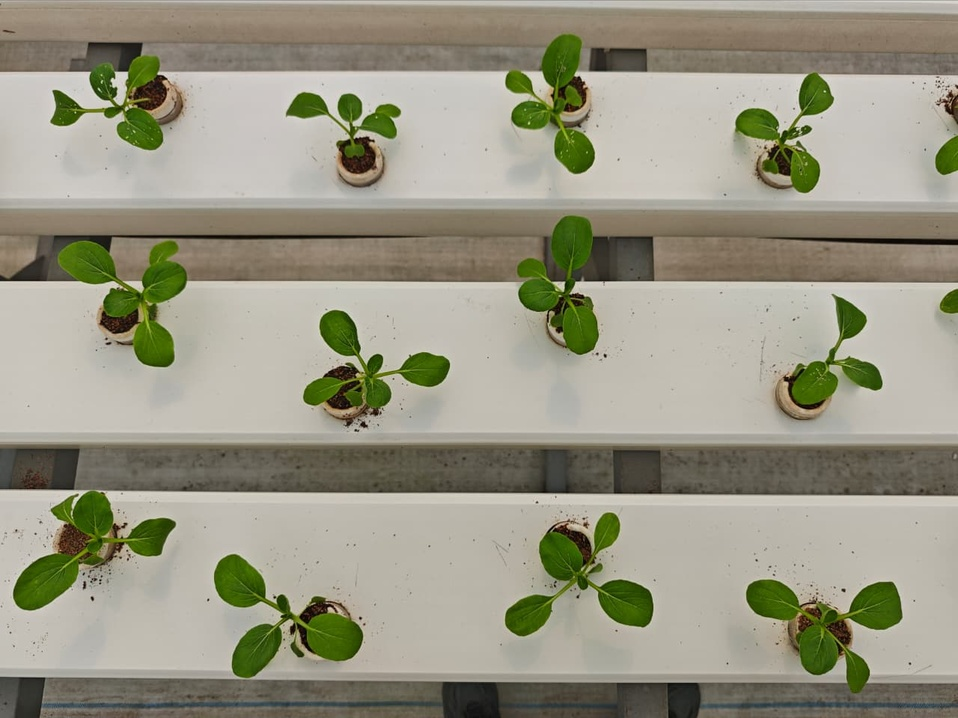
#> input picture leaf-image/veg_1/IMG_7993.JPG, 958 x 718 px, shrunk from 1280 x 960 before the run
$ python plot_pca.py
#> lines starting #> are read from the running program, lines starting #| are printed output that depends on the picture; after the words box and inside, x2 and y2 are one past the last pixel; in counts of white or black regions, pixels touching at a corner belong together
import cv2
import numpy as np
import matplotlib.pyplot as plt
import os

def main():
    # Paths (adjust if necessary)
    img_path = os.path.join("leaf-image", "veg_1", "IMG_7993.JPG")

    # 1. Load image
    img = cv2.imread(img_path)
#> img is the input picture: shape (718, 958, 3); mean B, G, R 131.7, 150.3, 152.6
    if img is None:
        print(f"Error: Could not load image at {img_path}")
        return

    img_rgb = cv2.cvtColor(img, cv2.COLOR_BGR2RGB)
    img_lab = cv2.cvtColor(img, cv2.COLOR_BGR2Lab)
#> img_lab: shape (718, 958, 3); mean of channels 0, 1, 2 156.8, 125.7, 138.2
    l_channel, a_channel, b_channel = cv2.split(img_lab)
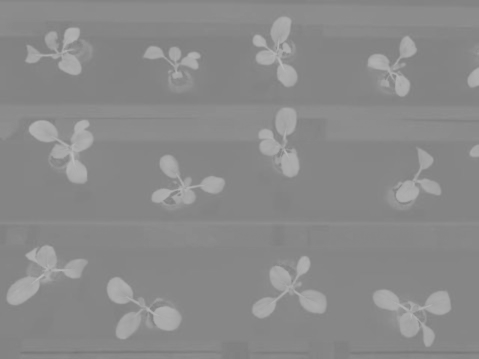
#> b_channel: shape (718, 958) (shown at 1/2 size); min 116, max 188, mean 138.2

    # ------------------ Plot 1: Color Space PCA ------------------
    print("Computing Color Space PCA...")
    a_flat = a_channel.astype(np.float32).reshape(-1, 1)
    b_flat = b_channel.astype(np.float32).reshape(-1, 1)
    color_features = np.hstack((a_flat, b_flat))
#> color_features = 687844 pairs, first value 93 to 147, second value 116 to 188

    mean, eigenvectors, eigenvalues = cv2.PCACompute2(color_features, mean=None)
#> mean = [[126.1, 138.6]]; eigenvectors = [[-0.57, 0.822], [0.822, 0.57]]; eigenvalues = [137.4, 8.36]

    # Sample pixels to keep scatter plot fast and clean
    sample_rate = 200
    a_sample = a_channel.ravel()[::sample_rate]
#> a_sample = 3440 values, max 141 at index 451, min 97 at index 1363, mean 125.8
    b_sample = b_channel.ravel()[::sample_rate]
#> b_sample = 3440 values, max 181 at index 1500, min 122 at index 3381, mean 138.1

    plt.figure(figsize=(8, 7))
    plt.scatter(a_sample, b_sample, alpha=0.15, c='forestgreen', edgecolors='none', label='Pixels (Sampled)')

    mean_a, mean_b = mean[0, 0], mean[0, 1]
#> mean_a = 126.1; mean_b = 138.6
    plt.scatter(mean_a, mean_b, color='red', s=120, zorder=5, label='Mean Color Centroid')

    # Scale PC axes by standard deviations (sqrt of eigenvalues)
    scale_pc1 = 2.5 * np.sqrt(eigenvalues[0, 0])
#> scale_pc1 = 29.31
    scale_pc2 = 2.5 * np.sqrt(eigenvalues[1, 0])
#> scale_pc2 = 7.23

    # Draw PC vectors (arrow from mean)
    plt.arrow(mean_a, mean_b, eigenvectors[0, 0] * scale_pc1, eigenvectors[0, 1] * scale_pc1,
              color='red', width=1.5, head_width=5, label='PC1 (Primary Variation)', zorder=6)
    plt.arrow(mean_a, mean_b, eigenvectors[1, 0] * scale_pc2, eigenvectors[1, 1] * scale_pc2,
              color='blue', width=1.5, head_width=5, label='PC2', zorder=6)

    plt.title('PCA of CIELAB Color Space (a* vs b*)')
    plt.xlabel('a* Channel (Green to Red)')
    plt.ylabel('b* Channel (Blue to Yellow)')
    plt.axvline(128, color='gray', linestyle='--', alpha=0.4)
    plt.axhline(128, color='gray', linestyle='--', alpha=0.4)
    plt.grid(True, linestyle=':', alpha=0.5)
    plt.legend()
    plt.tight_layout()

    color_plot_path = "color_pca.png"
    plt.savefig(color_plot_path, dpi=150)
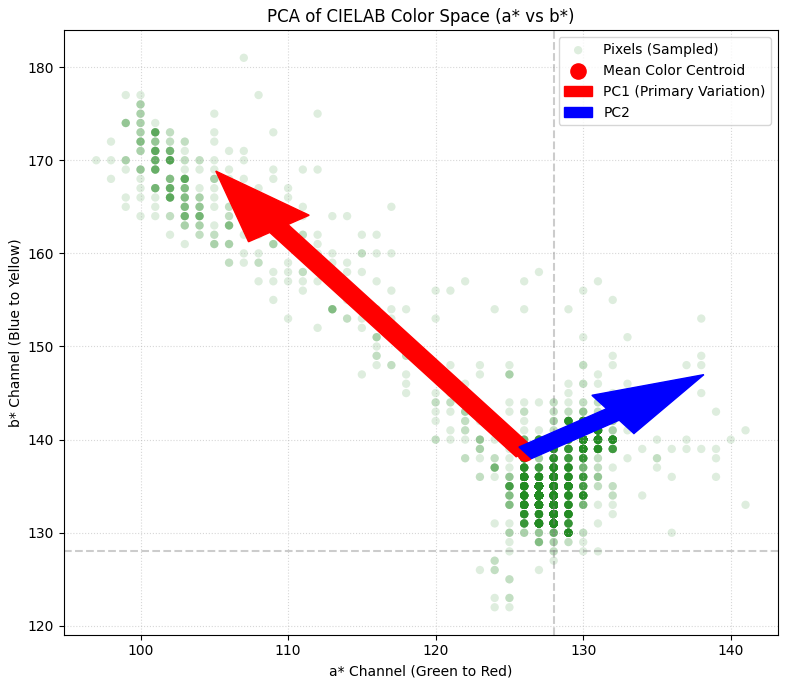
#> figure drawn by matplotlib, 1 panel
    plt.close()
    print(f"Saved: {color_plot_path}")

    # ------------------ Plot 2: Spatial PCA on Plant pixels ------------------
    print("Computing Spatial PCA on largest plant contour...")
    projected = cv2.PCAProject(color_features, mean, eigenvectors)
#> projected = 687844 pairs, first value -18.52 to 55.78, second value -13.37 to 25.22
    pc1 = projected[:, 0].reshape(a_channel.shape)
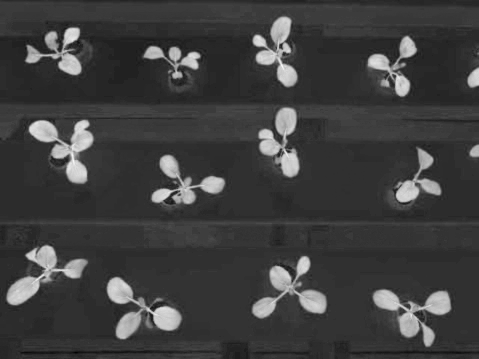
#> pc1: shape (718, 958) float32 (shown at 1/2 size); min -18.52, max 55.78, mean -0.1; drawn with min black and max white

    # Polarity correction
    correlation = np.corrcoef(pc1.ravel(), a_channel.ravel())[0, 1]
#> correlation = -0.944
    if correlation > 0:
        pc1 = -pc1

    # Scale PC1 to 0-255
    pc1_min, pc1_max = pc1.min(), pc1.max()
#> pc1_min = -18.52; pc1_max = 55.78
    pc1_scaled = np.uint8(255 * (pc1 - pc1_min) / (pc1_max - pc1_min + 1e-8))

    # Threshold
    _, thresh = cv2.threshold(pc1_scaled, 0, 255, cv2.THRESH_BINARY + cv2.THRESH_OTSU)
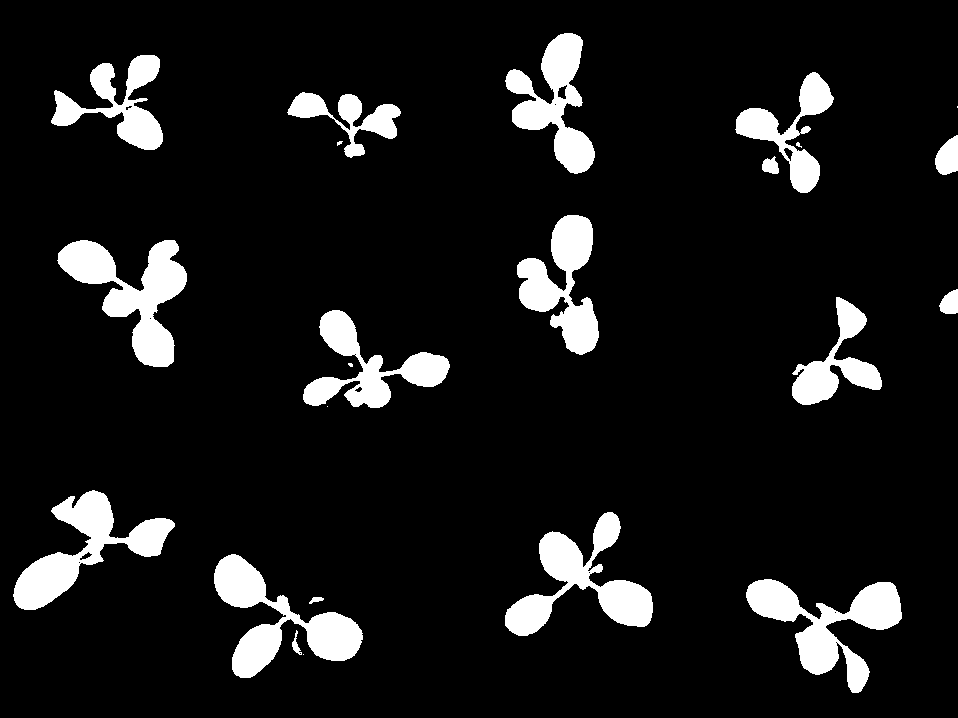
#> thresh: shape (718, 958); 9.4% white; 23 white regions (6 under 20 px), largest, box (x1, y1, x2, y2) and area: (57, 240, 187, 367) 6932, (214, 554, 363, 678) 6648, (746, 579, 902, 693) 6644

    # Morphology
    kernel = cv2.getStructuringElement(cv2.MORPH_ELLIPSE, (5, 5))
    cleaned = cv2.morphologyEx(thresh, cv2.MORPH_OPEN, kernel)
#> cleaned: shape (718, 958); 9.3% white; 33 white regions, largest, box (x1, y1, x2, y2) and area: (58, 240, 187, 367) 6916, (214, 554, 363, 678) 6629, (13, 490, 175, 610) 6384
    cleaned = cv2.morphologyEx(cleaned, cv2.MORPH_CLOSE, kernel)
#> cleaned: shape (718, 958); 9.4% white; 27 white regions

    # Find contours
    contours, _ = cv2.findContours(cleaned, cv2.RETR_EXTERNAL, cv2.CHAIN_APPROX_SIMPLE)
#> contours = 27 contours; largest, box (x1, y1, x2, y2) and area: (58, 240, 187, 367) 6662, (214, 554, 363, 678) 6372, (746, 579, 902, 693) 6321, (13, 490, 175, 610) 6212, (505, 531, 653, 636) 5496

    # Filter contours geometrically (discard long lines / channel edges)
    plant_contours = []
    for cnt in contours:
        area = cv2.contourArea(cnt)
        if area > 1000:
            x, y, w, h = cv2.boundingRect(cnt)
            aspect_ratio = float(w) / h
            if w > 0.8 * img.shape[1] or aspect_ratio > 4.0 or aspect_ratio < 0.25:
                continue
            plant_contours.append(cnt)
#> this loop made 27 passes
#> (area, x, y, w, h, aspect_ratio) on passes 3, 4, 5, 7, 9, 10, 11, 14: (6321, 746, 579, 156, 114, 1.37), (6371.5, 214, 554, 149, 124, 1.2), (5496, 505, 531, 148, 105, 1.41), (6211.5, 13, 490, 162, 120, 1.35), (2650.5, 345, 352, 105, 56, 1.88), (2491, 792, 346, 90, 59, 1.53), (1286.5, 320, 310, 40, 46, 0.87), (6661.5, 58, 240, 129, 127, 1.02)
#> after the loop, plant_contours = 14 contours; largest, box (x1, y1, x2, y2) and area: (58, 240, 187, 367) 6662, (214, 554, 363, 678) 6372, (746, 579, 902, 693) 6321, (13, 490, 175, 610) 6212, (505, 531, 653, 636) 5496

    if not plant_contours:
        print("No plant contours found after filtering.")
        return

    largest_contour = max(plant_contours, key=cv2.contourArea)
#> largest_contour = contour of 274 points, box (x1, y1, x2, y2) (58, 240, 187, 367), area 6662

    # Extract coordinates
    mask = np.zeros(cleaned.shape, dtype=np.uint8)
    cv2.drawContours(mask, [largest_contour], -1, 255, -1)
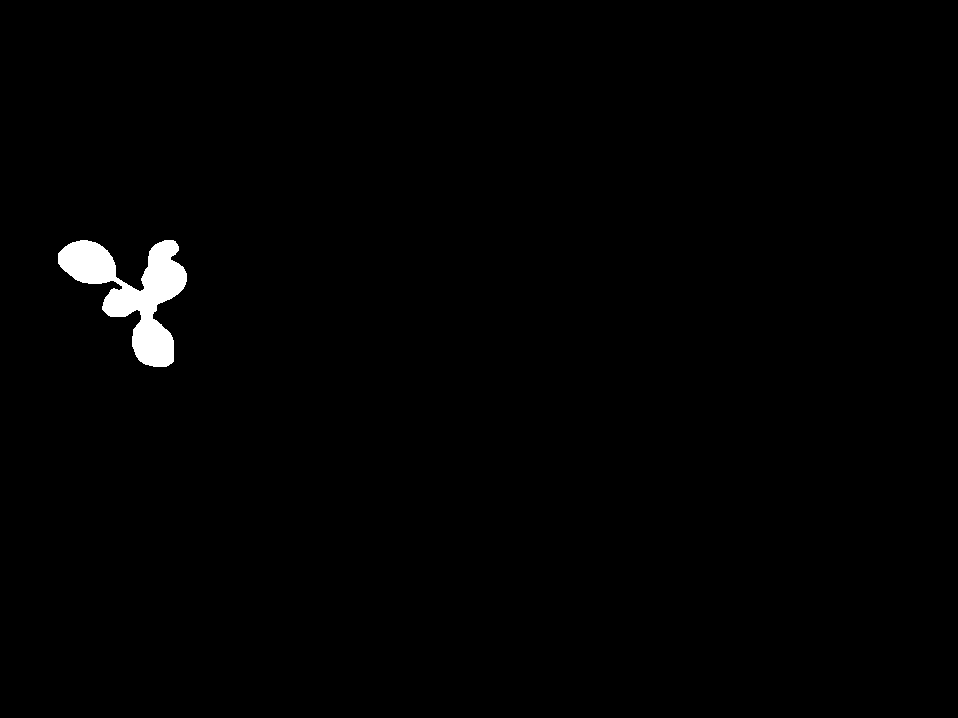
#> mask: shape (718, 958); 1% white; 1 white region, box (x1, y1, x2, y2) and area: (58, 240, 187, 367) 6932
    pts = np.column_stack(np.where(mask == 255))
#> pts = 6932 pairs, first value 240 to 366, second value 58 to 186
    pts = pts[:, [1, 0]].astype(np.float32) # swap to (x, y)
#> pts = 6932 pairs, first value 58 to 186, second value 240 to 366

    # Run 2D spatial PCA
    s_mean, s_eigenvectors, s_eigenvalues = cv2.PCACompute2(pts, mean=None)
#> s_mean = [[132.5, 292]]; s_eigenvectors = [[0.685, 0.728], [0.728, -0.685]]; s_eigenvalues = [1596.1, 667.8]
    cx, cy = s_mean[0, 0], s_mean[0, 1]
#> cx = 132.5; cy = 292

    plt.figure(figsize=(7, 7))
    plt.scatter(pts[:, 0], pts[:, 1], s=1, color='forestgreen', alpha=0.3, label='Segmented Leaf Pixels')
    plt.scatter(cx, cy, color='gold', s=100, edgecolors='black', zorder=5, label='Plant Centroid')

    # Scale axes (draw ±2 std deviations)
    len_pc1 = 2.0 * np.sqrt(s_eigenvalues[0, 0])
#> len_pc1 = 79.9
    len_pc2 = 2.0 * np.sqrt(s_eigenvalues[1, 0])
#> len_pc2 = 51.68

    plt.plot([cx - s_eigenvectors[0, 0]*len_pc1, cx + s_eigenvectors[0, 0]*len_pc1],
             [cy - s_eigenvectors[0, 1]*len_pc1, cy + s_eigenvectors[0, 1]*len_pc1],
             color='red', linewidth=3, label='Major Axis (Length PC1)')
    plt.plot([cx - s_eigenvectors[1, 0]*len_pc2, cx + s_eigenvectors[1, 0]*len_pc2],
             [cy - s_eigenvectors[1, 1]*len_pc2, cy + s_eigenvectors[1, 1]*len_pc2],
             color='blue', linewidth=3, label='Minor Axis (Width PC2)')

    plt.gca().invert_yaxis() # Invert y-axis to match image/pixel space coordinates
    plt.title('Spatial PCA of Plant Shape Coordinates')
    plt.xlabel('X (pixels)')
    plt.ylabel('Y (pixels)')
    plt.axis('equal')
    plt.grid(True, linestyle=':', alpha=0.5)
    plt.legend()
    plt.tight_layout()

    spatial_plot_path = "spatial_pca.png"
    plt.savefig(spatial_plot_path, dpi=150)
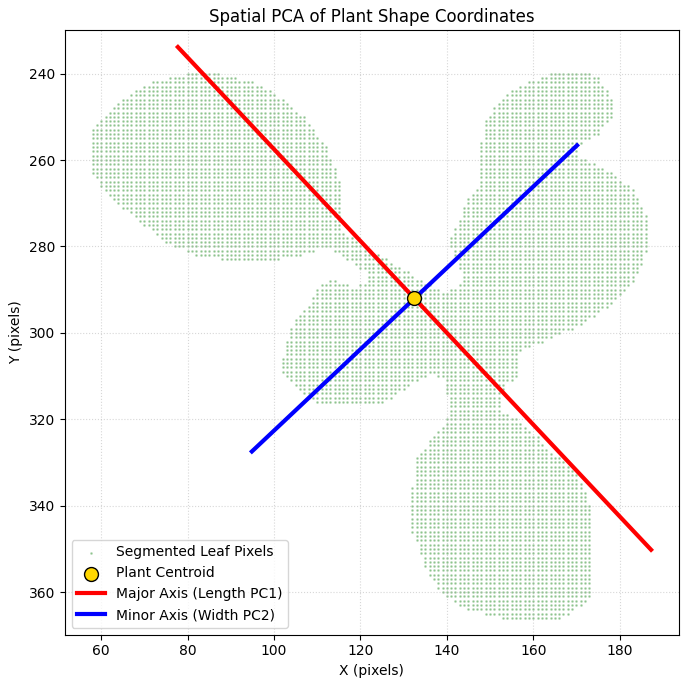
#> figure drawn by matplotlib, 1 panel
    plt.close()
    print(f"Saved: {spatial_plot_path}")
    print("Done! Both plots generated successfully.")

if __name__ == "__main__":
    main()

$ run again, with leaf-image/veg_1/IMG_7994.JPG copied over leaf-image/veg_1/IMG_7993.JPG
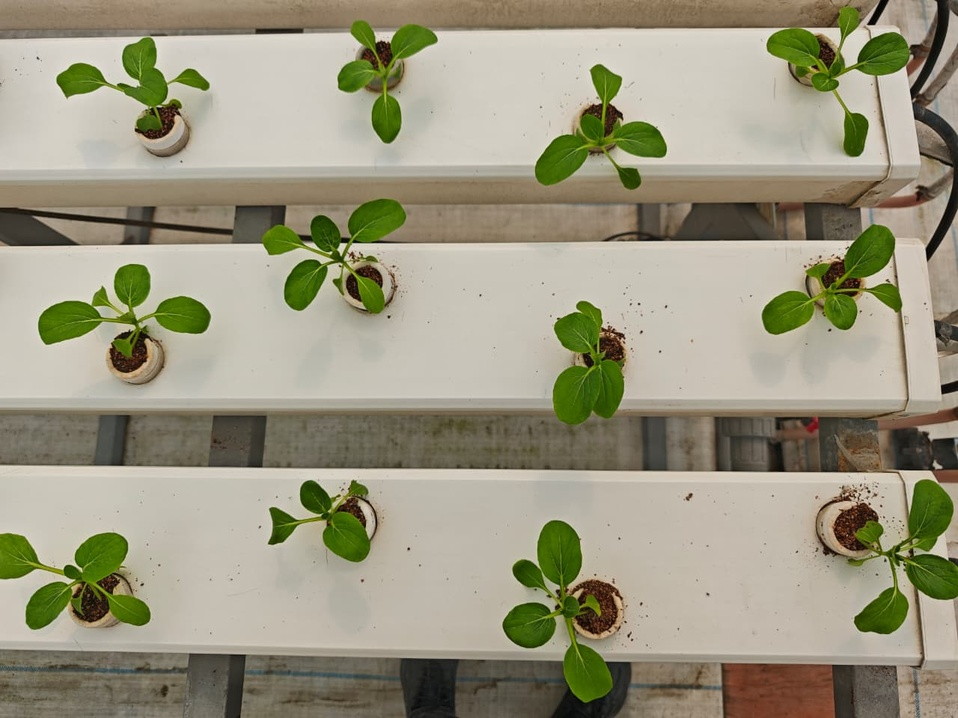
#> input picture leaf-image/veg_1/IMG_7994.JPG, 958 x 718 px, shrunk from 1280 x 960 before the run
#> in main, img is the input picture: shape (718, 958, 3); mean B, G, R 128, 150.6, 154.8
#> img_lab: shape (718, 958, 3); mean of channels 0, 1, 2 157.1, 125.9, 140.5
#> color_features = 687844 pairs, first value 94 to 171, second value 123 to 189
#> mean = [[126.1, 140.7]]; eigenvectors = [[-0.577, 0.817], [0.817, 0.577]]; eigenvalues = [156.4, 16.86]
#> a_sample = 3440 values, max 152 at index 3429, min 97 at index 301, mean 126
#> b_sample = 3440 values, max 183 at index 1343, min 123 at index 3235, mean 140.5
#> mean_a = 126.1; mean_b = 140.7
#> scale_pc1 = 31.26
#> scale_pc2 = 10.26
#> projected = 687844 pairs, first value -20.95 to 53.18, second value -14.02 to 44.36
#> correlation = -0.907
#> pc1_min = -20.95; pc1_max = 53.18
#> in main, `_, thresh = cv2.threshold(pc1_scaled, 0, 255, cv2.THRESH_BINARY + cv2...`:
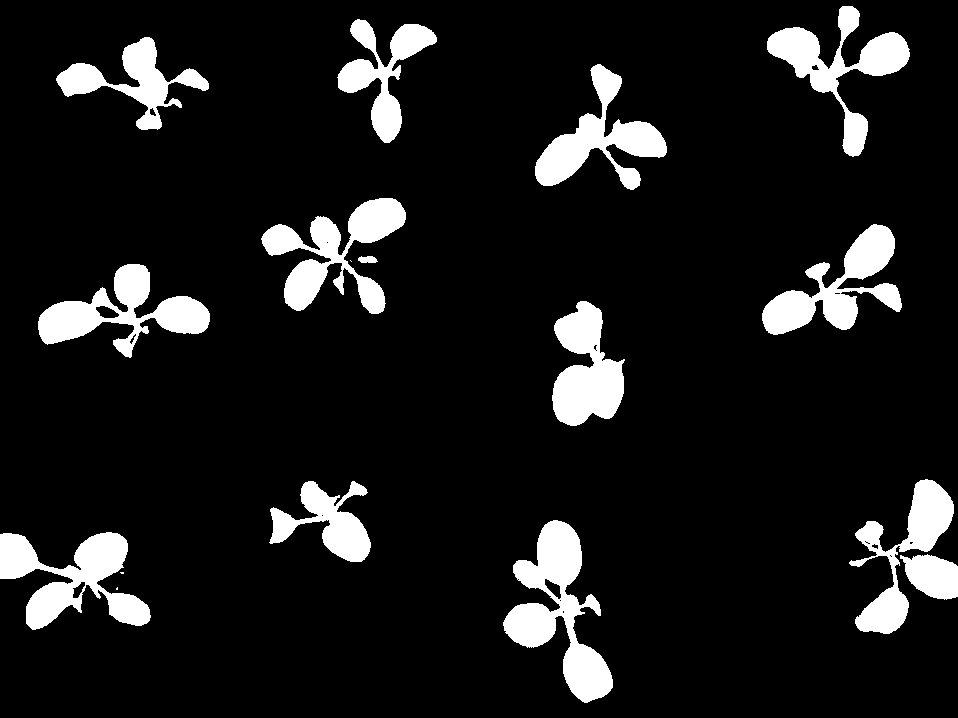
#> thresh: shape (718, 958); 10.3% white; 17 white regions (3 under 20 px), largest, box (x1, y1, x2, y2) and area: (503, 520, 613, 703) 8064, (0, 532, 151, 630) 6803, (261, 198, 406, 314) 6645
#> contours = 32 contours, 2 with area under 20; largest, box (x1, y1, x2, y2) and area: (503, 520, 613, 703) 7506, (0, 532, 151, 630) 6440, (38, 264, 210, 345) 5778, (552, 301, 624, 426) 5480, (855, 479, 958, 600) 5146
#> the loop in main, `for cnt in contours:` made 32 passes
#> (area, x, y, w, h, aspect_ratio) on passes 3, 5, 6, 8, 9, 11, 14, 16: (1612, 855, 584, 54, 50, 1.08), (6439.5, 0, 532, 151, 98, 1.54), (7506, 503, 520, 110, 183, 0.601), (3303.5, 270, 481, 101, 81, 1.25), (5146.5, 855, 479, 103, 121, 0.851), (5479.5, 552, 301, 72, 125, 0.576), (5778.5, 38, 264, 172, 81, 2.12), (5129, 762, 224, 133, 111, 1.2)
#> after the loop in main, `for cnt in contours:`: plant_contours = 15 contours; largest, box (x1, y1, x2, y2) and area: (503, 520, 613, 703) 7506, (0, 532, 151, 630) 6440, (38, 264, 210, 345) 5778, (552, 301, 624, 426) 5480, (855, 479, 958, 600) 5146
#> largest_contour = contour of 362 points, box (x1, y1, x2, y2) (503, 520, 613, 703), area 7506
#> mask: shape (718, 958); 1.1% white; 1 white region, box (x1, y1, x2, y2) and area: (503, 520, 613, 703) 7827
#> in main, `pts = np.column_stack(np.where(mask == 255))`: pts = 7827 pairs, first value 520 to 702, second value 503 to 612
#> in main, `pts = pts[:, [1, 0]].astype(np.float32)`: pts = 7827 pairs, first value 503 to 612, second value 520 to 702
#> s_mean = [[557.9, 610.3]]; s_eigenvectors = [[0.248, 0.969], [0.969, -0.248]]; s_eigenvalues = [2557.9, 489.7]
#> cx = 557.9; cy = 610.3
#> len_pc1 = 101.2
#> len_pc2 = 44.26
#> in main, `plt.savefig(spatial_plot_path, dpi=150)`:
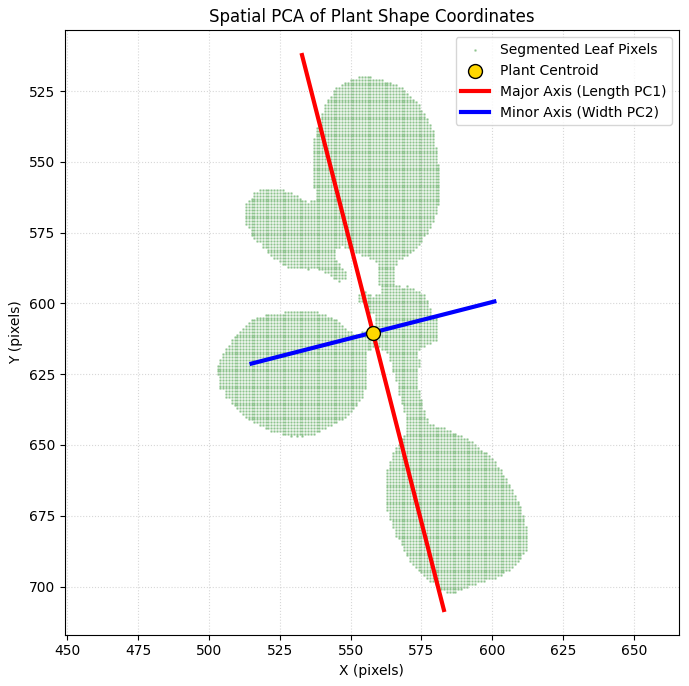
#> figure drawn by matplotlib, 1 panel
